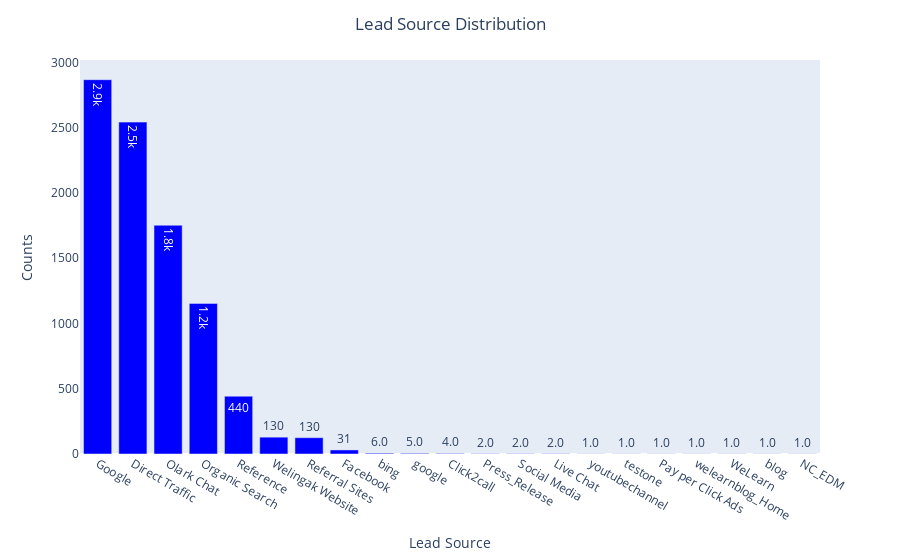

Notebook source saved alongside this figure:
### Code cell
barplot('Lead Source')

### Figure 1 — Plotly figure (JSON) as saved in the notebook; plotly's stock layout.template omitted (floating-point values rounded to 4 significant figures)
{"data": [{"alignmentgroup": "True", "hovertemplate": "x=%{x}<br>y=%{y}<extra></extra>", "legendgroup": "", "marker": {"color": "blue", "pattern": {"shape": ""}}, "name": "", "offsetgroup": "", "orientation": "v", "showlegend": false, "textposition": "auto", "texttemplate": "%{y:.2s}", "type": "bar", "x": ["Google", "Direct Traffic", "Olark Chat", "Organic Search", "Reference", "Welingak Website", "Referral Sites", "Facebook", "bing", "google", "Click2call", "Press_Release", "Social Media", "Live Chat", "youtubechannel", "testone", "Pay per Click Ads", "welearnblog_Home", "WeLearn", "blog", "NC_EDM"], "xaxis": "x", "y": [2868, 2543, 1753, 1154, 443, 129, 125, 31, 6, 5, 4, 2, 2, 2, 1, 1, 1, 1, 1, 1, 1], "yaxis": "y"}], "layout": {"barmode": "relative", "legend": {"tracegroupgap": 0}, "margin": {"t": 60}, "showlegend": false, "title": {"text": "Lead Source Distribution", "x": 0.5}, "xaxis": {"anchor": "y", "domain": [0, 1], "showgrid": false, "title": {"text": "Lead Source"}}, "yaxis": {"anchor": "x", "domain": [0, 1], "showgrid": false, "title": {"text": "Counts"}}}}
